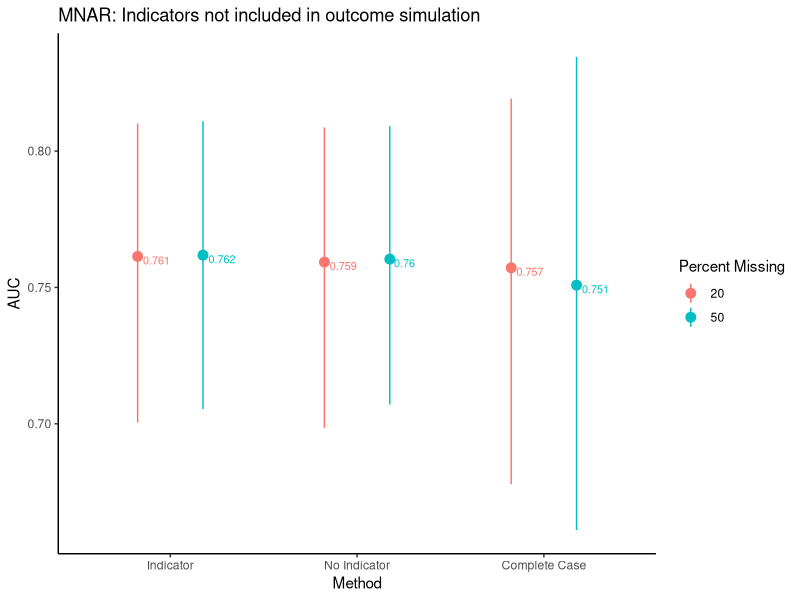
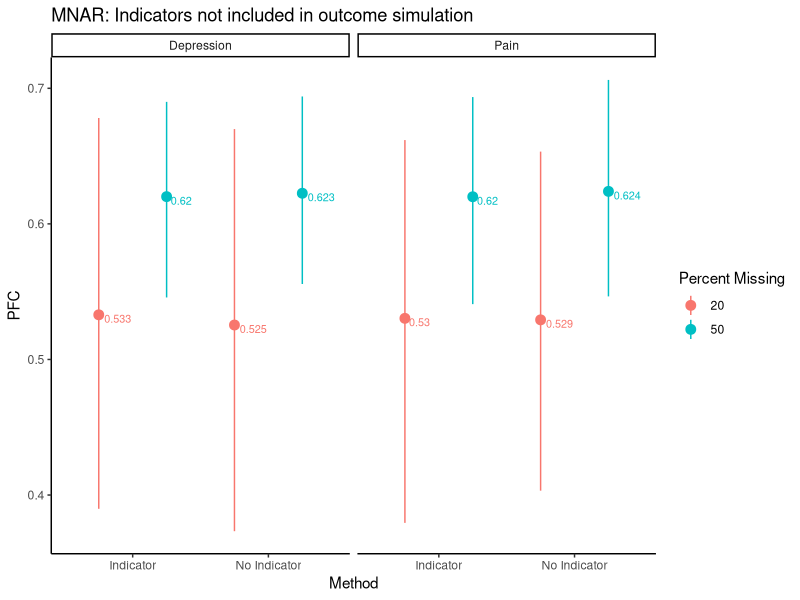
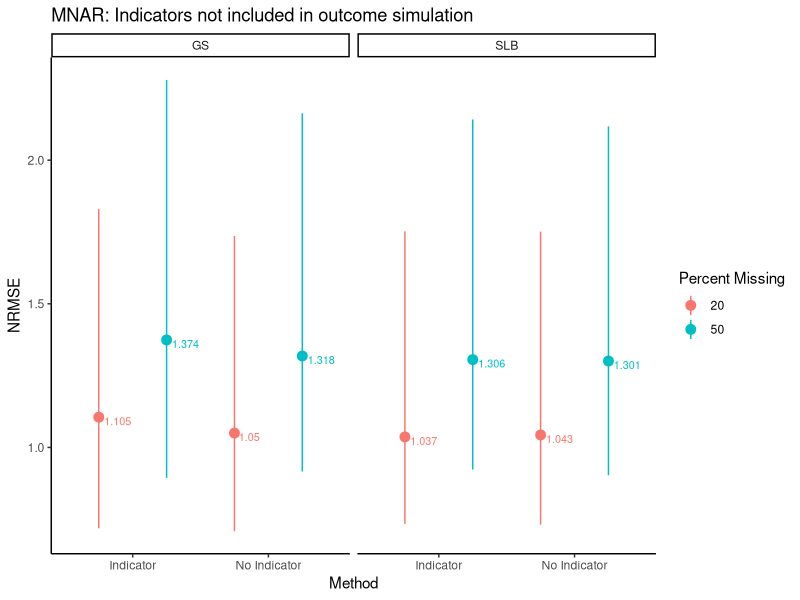

These charts were generated, in order, by the following R code: (Note: this script raises an error after producing the figures.)
#--------------------------------------------------------------#
#### Results script
#--------------------------------------------------------------#

library(tidyverse)
library(tidyr)
library(dplyr)
library(gridExtra)
library(ggpubr)

setwd( "C:/Users/mehrig/OneDrive - Wake Forest Baptist Health/Missing data paper files/Results")

############# MNAR v2 ######################

# reading in data from simulation
data20 <- read.csv("MNAR v2 20.csv")
data50 <- read.csv("MNAR v2 50.csv")

mean(data20$Miss.Overall)
sd(data20$Miss.Overall)
mean(data50$Miss.Overall)
sd(data50$Miss.Overall)

table(data20$Sing.CCA)
table(data20$Sing.Ind)
table(data20$Sing.Noind)

# AUC plot

# 20 percent data prep

data_auc20 <- data20 %>% select(10:12) # selecting columns with AUC information

# reshaping data
data_long_auc20 <- gather(data_auc20, method, auc, AUC.Ind:AUC.CCA, factor_key = TRUE)

# creates new data set with mean AUC for each method along with lower and upper bound of
# confidence intervals
data_sum_auc20 <- data_long_auc20 %>%
  group_by(method) %>%
  summarize(
    auc_mean = mean(auc), LB = quantile(auc, probs = 0.025), UB = quantile(auc, probs = 0.975)
  ) %>% mutate(perc_miss = 20)

# renaming factor levels of method for plot
levels(data_sum_auc20$method)[levels(data_sum_auc20$method) == "AUC.Ind"] <-
  "Indicator"
levels(data_sum_auc20$method)[levels(data_sum_auc20$method) == "AUC.No.Ind"] <-
  "No Indicator"
levels(data_sum_auc20$method)[levels(data_sum_auc20$method) == "AUC.CCA"] <-
  "Complete Case"

# 50 percent data prep


data_auc50 <- data50 %>% select(10:12) # selecting columns with AUC information

# reshaping data
data_long_auc50 <- gather(data_auc50, method, auc, AUC.Ind:AUC.CCA, factor_key = TRUE)

# creates new data set with mean AUC for each method along with lower and upper bound of
# confidence intervals
data_sum_auc50 <- data_long_auc50 %>%
  group_by(method) %>%
  summarize(
    auc_mean = mean(auc), LB = quantile(auc, probs = 0.025), UB = quantile(auc, probs = 0.975)
  ) %>% mutate(perc_miss = 50)

# renaming factor levels of method for plot
levels(data_sum_auc50$method)[levels(data_sum_auc50$method) == "AUC.Ind"] <-
  "Indicator"
levels(data_sum_auc50$method)[levels(data_sum_auc50$method) == "AUC.No.Ind"] <-
  "No Indicator"
levels(data_sum_auc50$method)[levels(data_sum_auc50$method) == "AUC.CCA"] <-
  "Complete Case"


# merge 20 and 50

data_sum_auc = rbind.data.frame(data_sum_auc50, data_sum_auc20)

pd <- position_dodge(.7)

# making plot
plot_auc_MNAR_v2 <- ggplot(data_sum_auc, aes(
  x = method, y = auc_mean, color = as.factor(perc_miss),
)) +
  geom_point(size = 3, position = pd) +
  geom_linerange(aes(ymin = LB, ymax = UB), position = pd) +
  geom_text(aes(label = round(auc_mean, 3)), vjust = 1, hjust = -0.2, show.legend = FALSE,
            position = pd, size = 2.75) +
  ylab("AUC") +
  xlab("Method") +
  ggtitle("MNAR: Indicators not included in outcome simulation") +
  theme_classic() +
  scale_color_discrete(name = "Percent Missing")

plot_auc_MNAR_v2

pd <- position_dodge(1)

#--------------------------------------------------------------#

# PFC plot

# 20

data_pfc20 <- data20 %>% select(2:3, 6:7) # selecting columns with PFC

# reshaping data
data_long_pfc20 <- gather(data_pfc20, method, pfc,
                        PFC.Pain.Med.Ind:PFC.Dep.Med.No.Ind,
                        factor_key = TRUE
) # still not in right form for plot

# reshaping again so data is in ideal shape for plot
Method <- c(rep("Indicator", 100), rep("No Indicator", 100))
Med_type <- c(
  rep("Pain", 50), rep("Depression", 50),
  rep("Pain", 50), rep("Depression", 50)
)
data_long_pfc20 <- cbind.data.frame(Method, Med_type, data_long_pfc20) %>%
  select(-method)

# creates new data set with mean pfc, lower bound, and upper bound for each combination of
# medication and method
data_sum_pfc20 <- data_long_pfc20 %>%
  group_by(Method, Med_type) %>%
  summarize(
    pfc_mean = mean(pfc), LB = quantile(pfc, probs = 0.025), UB = quantile(pfc, probs = 0.975)
  ) %>% mutate(perc_miss = 20)

# 50

data_pfc50 <- data50 %>% select(2:3, 6:7) # selecting columns with PFC

# reshaping data
data_long_pfc50 <- gather(data_pfc50, method, pfc,
                          PFC.Pain.Med.Ind:PFC.Dep.Med.No.Ind,
                          factor_key = TRUE
) 
# still not in right form for plot

# reshaping again so data is in ideal shape for plot
Method <- c(rep("Indicator", 100), rep("No Indicator", 100))
Med_type <- c(
  rep("Pain", 50), rep("Depression", 50),
  rep("Pain", 50), rep("Depression", 50)
)
data_long_pfc50 <- cbind.data.frame(Method, Med_type, data_long_pfc50) %>%
  select(-method)

# creates new data set with mean pfc, lower bound, and upper bound for each combination of
# medication and method
data_sum_pfc50 <- data_long_pfc50 %>%
  group_by(Method, Med_type) %>%
  summarize(
    pfc_mean = mean(pfc), LB = quantile(pfc, probs = 0.025), UB = quantile(pfc, probs = 0.975)
  ) %>% mutate(perc_miss = 50)

# merge

data_sum_pfc = rbind.data.frame(data_sum_pfc50, data_sum_pfc20)

# creates plot
plot_pfc_MNAR_v2 <- ggplot(data_sum_pfc, aes(
  x = Method, y = pfc_mean, color = as.factor(perc_miss),
)) +
  geom_point(size = 3, position = pd) +
  geom_linerange(aes(ymin = LB, ymax = UB), position = pd) +
  geom_text(aes(label = round(pfc_mean, 3)), vjust = 1, hjust = -0.2, show.legend = FALSE,
            position = pd, size = 2.75) +
  ylab("PFC") +
  xlab("Method") +
  ggtitle("MNAR: Indicators not included in outcome simulation") +
  theme_classic() +
  scale_color_discrete(name = "Percent Missing") +
  facet_wrap(~Med_type)

plot_pfc_MNAR_v2

#--------------------------------------------------------------#

# NRMSE plot

# 20

data_nrmse20 <- data20 %>% select(4:5, 8:9) # selecting columns with NRMSE

# similar to with PFC - reshapes data
data_long_nrmse20 <- gather(data_nrmse20, method, nrmse,
                          NRMSE.GS.Ind:NRMSE.SLB.No.Ind,
                          factor_key = TRUE
)
Method <- c(rep("Indicator", 100), rep("No Indicator", 100))
Measure <- c(
  rep("GS", 50), rep("SLB", 50),
  rep("GS", 50), rep("SLB", 50)
)
data_long_nrmse20 <- cbind.data.frame(Method, Measure, data_long_nrmse20) %>%
  select(-method)

# creates new data set with mean nrmse, lower bound, and upper bound for each combination of
# variable and method
data_sum_nrmse20 <- data_long_nrmse20 %>%
  group_by(Method, Measure) %>%
  summarize(
    nrmse_mean = mean(nrmse), LB = quantile(nrmse, probs = 0.025),
    UB = quantile(nrmse, probs = 0.975)
  ) %>% mutate(perc_miss = 20)

# 50

data_nrmse50 <- data50 %>% select(4:5, 8:9) # selecting columns with NRMSE

# similar to with PFC - reshapes data
data_long_nrmse50 <- gather(data_nrmse50, method, nrmse,
                            NRMSE.GS.Ind:NRMSE.SLB.No.Ind,
                            factor_key = TRUE
)
Method <- c(rep("Indicator", 100), rep("No Indicator", 100))
Measure <- c(
  rep("GS", 50), rep("SLB", 50),
  rep("GS", 50), rep("SLB", 50)
)
data_long_nrmse50 <- cbind.data.frame(Method, Measure, data_long_nrmse50) %>%
  select(-method)

# creates new data set with mean nrmse, lower bound, and upper bound for each combination of
# variable and method
data_sum_nrmse50 <- data_long_nrmse50 %>%
  group_by(Method, Measure) %>%
  summarize(
    nrmse_mean = mean(nrmse), LB = quantile(nrmse, probs = 0.025),
    UB = quantile(nrmse, probs = 0.975)
  ) %>% mutate(perc_miss = 50)

# merge data

data_sum_nrmse = rbind.data.frame(data_sum_nrmse50, data_sum_nrmse20)

# creates plot
plot_nrmse_MNAR_v2 <- ggplot(data_sum_nrmse, aes(
  x = Method, y = nrmse_mean, color = as.factor(perc_miss),
)) +
  geom_point(size = 3, position = pd) +
  geom_linerange(aes(ymin = LB, ymax = UB), position = pd) +
  geom_text(aes(label = round(nrmse_mean, 3)), vjust = 1, 
            hjust = -0.2, show.legend = FALSE, position = pd, size = 2.75) +
  ylab("NRMSE") +
  xlab("Method") +
  ggtitle("MNAR: Indicators not included in outcome simulation") +
  theme_classic() +
  scale_color_discrete(name = "Percent Missing") +
  facet_wrap(~Measure)

plot_nrmse_MNAR_v2

data_sum_nrmse <- data_sum_nrmse[, c(1,2,6,3,4,5)]
data_sum_nrmse$nrmse_mean = round(data_sum_nrmse$nrmse_mean, 3)
data_sum_nrmse$LB = round(data_sum_nrmse$LB, 3)
data_sum_nrmse$UB = round(data_sum_nrmse$UB, 3)
colnames(data_sum_nrmse) = c("Method", "Measure", "Missing Percentage", 
                             "NRMSE Mean", "2.5th Quantile", "97.5th Quantile")
MNARv2_tab = flextable(data_sum_nrmse) %>% 
  autofit() %>% bold(part = "header") %>% set_caption(caption = "MNAR v2")

################## MNAR v3 #########################

# reading in data from simulation
data20 <- read.csv("MNAR v3 20.csv")
data50 <- read.csv("MNAR v3 50.csv")

mean(data20$Miss.Overall)
sd(data20$Miss.Overall)
mean(data50$Miss.Overall)
sd(data50$Miss.Overall)

table(data20$Sing.CCA)
table(data20$Sing.Ind)
table(data20$Sing.Noind)

# AUC plot

# 20 percent data prep

data_auc20 <- data20 %>% select(10:12) # selecting columns with AUC information

# reshaping data
data_long_auc20 <- gather(data_auc20, method, auc, AUC.Ind:AUC.CCA, factor_key = TRUE)

# creates new data set with mean AUC for each method along with lower and upper bound of
# confidence intervals
data_sum_auc20 <- data_long_auc20 %>%
  group_by(method) %>%
  summarize(
    auc_mean = mean(auc), LB = quantile(auc, probs = 0.025), UB = quantile(auc, probs = 0.975)
  ) %>% mutate(perc_miss = 20)

# renaming factor levels of method for plot
levels(data_sum_auc20$method)[levels(data_sum_auc20$method) == "AUC.Ind"] <-
  "Indicator"
levels(data_sum_auc20$method)[levels(data_sum_auc20$method) == "AUC.No.Ind"] <-
  "No Indicator"
levels(data_sum_auc20$method)[levels(data_sum_auc20$method) == "AUC.CCA"] <-
  "Complete Case"

# 50 percent data prep


data_auc50 <- data50 %>% select(10:12) # selecting columns with AUC information

# reshaping data
data_long_auc50 <- gather(data_auc50, method, auc, AUC.Ind:AUC.CCA, factor_key = TRUE)

# creates new data set with mean AUC for each method along with lower and upper bound of
# confidence intervals
data_sum_auc50 <- data_long_auc50 %>%
  group_by(method) %>%
  summarize(
    auc_mean = mean(auc), LB = quantile(auc, probs = 0.025), UB = quantile(auc, probs = 0.975)
  ) %>% mutate(perc_miss = 50)

# renaming factor levels of method for plot
levels(data_sum_auc50$method)[levels(data_sum_auc50$method) == "AUC.Ind"] <-
  "Indicator"
levels(data_sum_auc50$method)[levels(data_sum_auc50$method) == "AUC.No.Ind"] <-
  "No Indicator"
levels(data_sum_auc50$method)[levels(data_sum_auc50$method) == "AUC.CCA"] <-
  "Complete Case"


# merge 20 and 50

data_sum_auc = rbind.data.frame(data_sum_auc50, data_sum_auc20)

pd <- position_dodge(.7)

# making plot
plot_auc_MNAR_v3 <- ggplot(data_sum_auc, aes(
  x = method, y = auc_mean, color = as.factor(perc_miss),
)) +
  geom_point(size = 3, position = pd) +
  geom_linerange(aes(ymin = LB, ymax = UB), position = pd) +
  geom_text(aes(label = round(auc_mean, 3)), vjust = 1, hjust = -0.2, show.legend = FALSE,
            position = pd, size = 2.75) +
  ylab("AUC") +
  xlab("Method") +
  ggtitle("MNAR: Indicators included in outcome simulation") +
  theme_classic() +
  scale_color_discrete(name = "Percent Missing")

plot_auc_MNAR_v3

pd <- position_dodge(1)
#--------------------------------------------------------------#

# PFC plot

# 20

data_pfc20 <- data20 %>% select(2:3, 6:7) # selecting columns with PFC

# reshaping data
data_long_pfc20 <- gather(data_pfc20, method, pfc,
                          PFC.Pain.Med.Ind:PFC.Dep.Med.No.Ind,
                          factor_key = TRUE
) # still not in right form for plot

# reshaping again so data is in ideal shape for plot
Method <- c(rep("Indicator", 100), rep("No Indicator", 100))
Med_type <- c(
  rep("Pain", 50), rep("Depression", 50),
  rep("Pain", 50), rep("Depression", 50)
)
data_long_pfc20 <- cbind.data.frame(Method, Med_type, data_long_pfc20) %>%
  select(-method)

# creates new data set with mean pfc, lower bound, and upper bound for each combination of
# medication and method
data_sum_pfc20 <- data_long_pfc20 %>%
  group_by(Method, Med_type) %>%
  summarize(
    pfc_mean = mean(pfc), LB = quantile(pfc, probs = 0.025), UB = quantile(pfc, probs = 0.975)
  ) %>% mutate(perc_miss = 20)

# 50

data_pfc50 <- data50 %>% select(2:3, 6:7) # selecting columns with PFC

# reshaping data
data_long_pfc50 <- gather(data_pfc50, method, pfc,
                          PFC.Pain.Med.Ind:PFC.Dep.Med.No.Ind,
                          factor_key = TRUE
) 
# still not in right form for plot

# reshaping again so data is in ideal shape for plot
Method <- c(rep("Indicator", 100), rep("No Indicator", 100))
Med_type <- c(
  rep("Pain", 50), rep("Depression", 50),
  rep("Pain", 50), rep("Depression", 50)
)
data_long_pfc50 <- cbind.data.frame(Method, Med_type, data_long_pfc50) %>%
  select(-method)

# creates new data set with mean pfc, lower bound, and upper bound for each combination of
# medication and method
data_sum_pfc50 <- data_long_pfc50 %>%
  group_by(Method, Med_type) %>%
  summarize(
    pfc_mean = mean(pfc), LB = quantile(pfc, probs = 0.025), UB = quantile(pfc, probs = 0.975)
  ) %>% mutate(perc_miss = 50)

# merge

data_sum_pfc = rbind.data.frame(data_sum_pfc50, data_sum_pfc20)

# creates plot
plot_pfc_MNAR_v3 <- ggplot(data_sum_pfc, aes(
  x = Method, y = pfc_mean, color = as.factor(perc_miss),
)) +
  geom_point(size = 3, position = pd) +
  geom_linerange(aes(ymin = LB, ymax = UB), position = pd) +
  geom_text(aes(label = round(pfc_mean, 3)), vjust = 1, hjust = -0.2, show.legend = FALSE,
            position = pd, size = 2.75) +
  ylab("PFC") +
  xlab("Method") +
  ggtitle("MNAR: Indicators included in outcome simulation") +
  theme_classic() +
  scale_color_discrete(name = "Percent Missing") +
  facet_wrap(~Med_type)

plot_pfc_MNAR_v3

#--------------------------------------------------------------#

# NRMSE plot

# 20

data_nrmse20 <- data20 %>% select(4:5, 8:9) # selecting columns with NRMSE

# similar to with PFC - reshapes data
data_long_nrmse20 <- gather(data_nrmse20, method, nrmse,
                            NRMSE.GS.Ind:NRMSE.SLB.No.Ind,
                            factor_key = TRUE
)
Method <- c(rep("Indicator", 100), rep("No Indicator", 100))
Measure <- c(
  rep("GS", 50), rep("SLB", 50),
  rep("GS", 50), rep("SLB", 50)
)
data_long_nrmse20 <- cbind.data.frame(Method, Measure, data_long_nrmse20) %>%
  select(-method)

# creates new data set with mean nrmse, lower bound, and upper bound for each combination of
# variable and method
data_sum_nrmse20 <- data_long_nrmse20 %>%
  group_by(Method, Measure) %>%
  summarize(
    nrmse_mean = mean(nrmse), LB = quantile(nrmse, probs = 0.025),
    UB = quantile(nrmse, probs = 0.975)
  ) %>% mutate(perc_miss = 20)

# 50

data_nrmse50 <- data50 %>% select(4:5, 8:9) # selecting columns with NRMSE

# similar to with PFC - reshapes data
data_long_nrmse50 <- gather(data_nrmse50, method, nrmse,
                            NRMSE.GS.Ind:NRMSE.SLB.No.Ind,
                            factor_key = TRUE
)
Method <- c(rep("Indicator", 100), rep("No Indicator", 100))
Measure <- c(
  rep("GS", 50), rep("SLB", 50),
  rep("GS", 50), rep("SLB", 50)
)
data_long_nrmse50 <- cbind.data.frame(Method, Measure, data_long_nrmse50) %>%
  select(-method)

# creates new data set with mean nrmse, lower bound, and upper bound for each combination of
# variable and method
data_sum_nrmse50 <- data_long_nrmse50 %>%
  group_by(Method, Measure) %>%
  summarize(
    nrmse_mean = mean(nrmse), LB = quantile(nrmse, probs = 0.025),
    UB = quantile(nrmse, probs = 0.975)
  ) %>% mutate(perc_miss = 50)

# merge data

data_sum_nrmse = rbind.data.frame(data_sum_nrmse50, data_sum_nrmse20)

# creates plot
plot_nrmse_MNAR_v3 <- ggplot(data_sum_nrmse, aes(
  x = Method, y = nrmse_mean, color = as.factor(perc_miss),
)) +
  geom_point(size = 3, position = pd) +
  geom_linerange(aes(ymin = LB, ymax = UB), position = pd) +
  geom_text(aes(label = round(nrmse_mean, 3)), vjust = 1, 
            hjust = -0.2, show.legend = FALSE, position = pd, size = 2.75) +
  ylab("NRMSE") +
  xlab("Method") +
  ggtitle("MNAR: Indicators included in outcome simulation") +
  theme_classic() +
  scale_color_discrete(name = "Percent Missing") +
  facet_wrap(~Measure)

plot_nrmse_MNAR_v3

################ MAR v2 ########################

# reading in data from simulation
data20 <- read.csv("MAR v2 20.csv")
data50 <- read.csv("MAR v2 50.csv")

mean(data20$Miss.Overall)
sd(data20$Miss.Overall)
mean(data50$Miss.Overall)
sd(data50$Miss.Overall)

table(data20$Sing.CCA)
table(data20$Sing.Ind)
table(data20$Sing.Noind)

# AUC plot

# 20 percent data prep

data_auc20 <- data20 %>% select(10:12) # selecting columns with AUC information

# reshaping data
data_long_auc20 <- gather(data_auc20, method, auc, AUC.Ind:AUC.CCA, factor_key = TRUE)

# creates new data set with mean AUC for each method along with lower and upper bound of
# confidence intervals
data_sum_auc20 <- data_long_auc20 %>%
  group_by(method) %>%
  summarize(
    auc_mean = mean(auc), LB = quantile(auc, probs = 0.025), UB = quantile(auc, probs = 0.975)
  ) %>% mutate(perc_miss = 20)

# renaming factor levels of method for plot
levels(data_sum_auc20$method)[levels(data_sum_auc20$method) == "AUC.Ind"] <-
  "Indicator"
levels(data_sum_auc20$method)[levels(data_sum_auc20$method) == "AUC.No.Ind"] <-
  "No Indicator"
levels(data_sum_auc20$method)[levels(data_sum_auc20$method) == "AUC.CCA"] <-
  "Complete Case"

# 50 percent data prep


data_auc50 <- data50 %>% select(10:12) # selecting columns with AUC information

# reshaping data
data_long_auc50 <- gather(data_auc50, method, auc, AUC.Ind:AUC.CCA, factor_key = TRUE)

# creates new data set with mean AUC for each method along with lower and upper bound of
# confidence intervals
data_sum_auc50 <- data_long_auc50 %>%
  group_by(method) %>%
  summarize(
    auc_mean = mean(auc), LB = quantile(auc, probs = 0.025), UB = quantile(auc, probs = 0.975)
  ) %>% mutate(perc_miss = 50)

# renaming factor levels of method for plot
levels(data_sum_auc50$method)[levels(data_sum_auc50$method) == "AUC.Ind"] <-
  "Indicator"
levels(data_sum_auc50$method)[levels(data_sum_auc50$method) == "AUC.No.Ind"] <-
  "No Indicator"
levels(data_sum_auc50$method)[levels(data_sum_auc50$method) == "AUC.CCA"] <-
  "Complete Case"


# merge 20 and 50

data_sum_auc = rbind.data.frame(data_sum_auc50, data_sum_auc20)

pd <- position_dodge(.7)

# making plot
plot_auc_MAR_v2 <- ggplot(data_sum_auc, aes(
  x = method, y = auc_mean, color = as.factor(perc_miss),
)) +
  geom_point(size = 3, position = pd) +
  geom_linerange(aes(ymin = LB, ymax = UB), position = pd) +
  geom_text(aes(label = round(auc_mean, 3)), vjust = 1, hjust = -0.2, show.legend = FALSE,
            position = pd, size = 2.75) +
  ylab("AUC") +
  xlab("Method") +
  ggtitle("MAR: Indicators not included in outcome simulation") +
  theme_classic() +
  scale_color_discrete(name = "Percent Missing")

plot_auc_MAR_v2

pd <- position_dodge(1)
#--------------------------------------------------------------#

# PFC plot

# 20

data_pfc20 <- data20 %>% select(2:3, 6:7) # selecting columns with PFC

# reshaping data
data_long_pfc20 <- gather(data_pfc20, method, pfc,
                          PFC.Pain.Med.Ind:PFC.Dep.Med.No.Ind,
                          factor_key = TRUE
) # still not in right form for plot

# reshaping again so data is in ideal shape for plot
Method <- c(rep("Indicator", 100), rep("No Indicator", 100))
Med_type <- c(
  rep("Pain", 50), rep("Depression", 50),
  rep("Pain", 50), rep("Depression", 50)
)
data_long_pfc20 <- cbind.data.frame(Method, Med_type, data_long_pfc20) %>%
  select(-method)

# creates new data set with mean pfc, lower bound, and upper bound for each combination of
# medication and method
data_sum_pfc20 <- data_long_pfc20 %>%
  group_by(Method, Med_type) %>%
  summarize(
    pfc_mean = mean(pfc), LB = quantile(pfc, probs = 0.025), UB = quantile(pfc, probs = 0.975)
  ) %>% mutate(perc_miss = 20)

# 50

data_pfc50 <- data50 %>% select(2:3, 6:7) # selecting columns with PFC

# reshaping data
data_long_pfc50 <- gather(data_pfc50, method, pfc,
                          PFC.Pain.Med.Ind:PFC.Dep.Med.No.Ind,
                          factor_key = TRUE
) 
# still not in right form for plot

# reshaping again so data is in ideal shape for plot
Method <- c(rep("Indicator", 100), rep("No Indicator", 100))
Med_type <- c(
  rep("Pain", 50), rep("Depression", 50),
  rep("Pain", 50), rep("Depression", 50)
)
data_long_pfc50 <- cbind.data.frame(Method, Med_type, data_long_pfc50) %>%
  select(-method)

# creates new data set with mean pfc, lower bound, and upper bound for each combination of
# medication and method
data_sum_pfc50 <- data_long_pfc50 %>%
  group_by(Method, Med_type) %>%
  summarize(
    pfc_mean = mean(pfc), LB = quantile(pfc, probs = 0.025), UB = quantile(pfc, probs = 0.975)
  ) %>% mutate(perc_miss = 50)

# merge

data_sum_pfc = rbind.data.frame(data_sum_pfc50, data_sum_pfc20)

# creates plot
plot_pfc_MAR_v2 <- ggplot(data_sum_pfc, aes(
  x = Method, y = pfc_mean, color = as.factor(perc_miss),
)) +
  geom_point(size = 3, position = pd) +
  geom_linerange(aes(ymin = LB, ymax = UB), position = pd) +
  geom_text(aes(label = round(pfc_mean, 3)), vjust = 1, hjust = -0.2, show.legend = FALSE,
            position = pd, size = 2.75) +
  ylab("PFC") +
  xlab("Method") +
  ggtitle("MAR: Indicators not included in outcome simulation") +
  theme_classic() +
  scale_color_discrete(name = "Percent Missing") +
  facet_wrap(~Med_type)

plot_pfc_MAR_v2

#--------------------------------------------------------------#

# NRMSE plot

# 20

data_nrmse20 <- data20 %>% select(4:5, 8:9) # selecting columns with NRMSE

# similar to with PFC - reshapes data
data_long_nrmse20 <- gather(data_nrmse20, method, nrmse,
                            NRMSE.GS.Ind:NRMSE.SLB.No.Ind,
                            factor_key = TRUE
)
Method <- c(rep("Indicator", 100), rep("No Indicator", 100))
Measure <- c(
  rep("GS", 50), rep("SLB", 50),
  rep("GS", 50), rep("SLB", 50)
)
data_long_nrmse20 <- cbind.data.frame(Method, Measure, data_long_nrmse20) %>%
  select(-method)

# creates new data set with mean nrmse, lower bound, and upper bound for each combination of
# variable and method
data_sum_nrmse20 <- data_long_nrmse20 %>%
  group_by(Method, Measure) %>%
  summarize(
    nrmse_mean = mean(nrmse), LB = quantile(nrmse, probs = 0.025),
    UB = quantile(nrmse, probs = 0.975)
  ) %>% mutate(perc_miss = 20)

# 50

data_nrmse50 <- data50 %>% select(4:5, 8:9) # selecting columns with NRMSE

# similar to with PFC - reshapes data
data_long_nrmse50 <- gather(data_nrmse50, method, nrmse,
                            NRMSE.GS.Ind:NRMSE.SLB.No.Ind,
                            factor_key = TRUE
)
Method <- c(rep("Indicator", 100), rep("No Indicator", 100))
Measure <- c(
  rep("GS", 50), rep("SLB", 50),
  rep("GS", 50), rep("SLB", 50)
)
data_long_nrmse50 <- cbind.data.frame(Method, Measure, data_long_nrmse50) %>%
  select(-method)

# creates new data set with mean nrmse, lower bound, and upper bound for each combination of
# variable and method
data_sum_nrmse50 <- data_long_nrmse50 %>%
  group_by(Method, Measure) %>%
  summarize(
    nrmse_mean = mean(nrmse), LB = quantile(nrmse, probs = 0.025),
    UB = quantile(nrmse, probs = 0.975)
  ) %>% mutate(perc_miss = 50)

# merge data

data_sum_nrmse = rbind.data.frame(data_sum_nrmse50, data_sum_nrmse20)

# creates plot
plot_nrmse_MAR_v2 <- ggplot(data_sum_nrmse, aes(
  x = Method, y = nrmse_mean, color = as.factor(perc_miss),
)) +
  geom_point(size = 3, position = pd) +
  geom_linerange(aes(ymin = LB, ymax = UB), position = pd) +
  geom_text(aes(label = round(nrmse_mean, 3)), vjust = 1, 
            hjust = -0.2, show.legend = FALSE, position = pd, size = 2.75) +
  ylab("NRMSE") +
  xlab("Method") +
  ggtitle("MAR: Indicators not included in outcome simulation") +
  theme_classic() +
  scale_color_discrete(name = "Percent Missing") +
  facet_wrap(~Measure)

plot_nrmse_MAR_v2


############### MAR v3 #######################

# reading in data from simulation
data20 <- read.csv("MAR v3 20.csv")
data50 <- read.csv("MAR v3 50.csv")

mean(data20$Miss.Overall)
sd(data20$Miss.Overall)
mean(data50$Miss.Overall)
sd(data50$Miss.Overall)

table(data20$Sing.CCA)
table(data20$Sing.Ind)
table(data20$Sing.Noind)

# AUC plot

# 20 percent data prep

data_auc20 <- data20 %>% select(10:12) # selecting columns with AUC information

# reshaping data
data_long_auc20 <- gather(data_auc20, method, auc, AUC.Ind:AUC.CCA, factor_key = TRUE)

# creates new data set with mean AUC for each method along with lower and upper bound of
# confidence intervals
data_sum_auc20 <- data_long_auc20 %>%
  group_by(method) %>%
  summarize(
    auc_mean = mean(auc), LB = quantile(auc, probs = 0.025), UB = quantile(auc, probs = 0.975)
  ) %>% mutate(perc_miss = 20)

# renaming factor levels of method for plot
levels(data_sum_auc20$method)[levels(data_sum_auc20$method) == "AUC.Ind"] <-
  "Indicator"
levels(data_sum_auc20$method)[levels(data_sum_auc20$method) == "AUC.No.Ind"] <-
  "No Indicator"
levels(data_sum_auc20$method)[levels(data_sum_auc20$method) == "AUC.CCA"] <-
  "Complete Case"

# 50 percent data prep


data_auc50 <- data50 %>% select(10:12) # selecting columns with AUC information

# reshaping data
data_long_auc50 <- gather(data_auc50, method, auc, AUC.Ind:AUC.CCA, factor_key = TRUE)

# creates new data set with mean AUC for each method along with lower and upper bound of
# confidence intervals
data_sum_auc50 <- data_long_auc50 %>%
  group_by(method) %>%
  summarize(
    auc_mean = mean(auc), LB = quantile(auc, probs = 0.025), UB = quantile(auc, probs = 0.975)
  ) %>% mutate(perc_miss = 50)

# renaming factor levels of method for plot
levels(data_sum_auc50$method)[levels(data_sum_auc50$method) == "AUC.Ind"] <-
  "Indicator"
levels(data_sum_auc50$method)[levels(data_sum_auc50$method) == "AUC.No.Ind"] <-
  "No Indicator"
levels(data_sum_auc50$method)[levels(data_sum_auc50$method) == "AUC.CCA"] <-
  "Complete Case"


# merge 20 and 50

data_sum_auc = rbind.data.frame(data_sum_auc50, data_sum_auc20)

pd <- position_dodge(0.7)

# making plot
plot_auc_MAR_v3 <- ggplot(data_sum_auc, aes(
  x = method, y = auc_mean, color = as.factor(perc_miss),
)) +
  geom_point(size = 3, position = pd) +
  geom_linerange(aes(ymin = LB, ymax = UB), position = pd) +
  geom_text(aes(label = round(auc_mean, 3)), vjust = 1, hjust = -0.2, show.legend = FALSE,
            position = pd, size = 2.75) +
  ylab("AUC") +
  xlab("Method") +
  ggtitle("MAR: Indicators included in outcome simulation") +
  theme_classic() +
  scale_color_discrete(name = "Percent Missing")

plot_auc_MAR_v3

pd <- position_dodge(1)

#--------------------------------------------------------------#

# PFC plot

# 20

data_pfc20 <- data20 %>% select(2:3, 6:7) # selecting columns with PFC

# reshaping data
data_long_pfc20 <- gather(data_pfc20, method, pfc,
                          PFC.Pain.Med.Ind:PFC.Dep.Med.No.Ind,
                          factor_key = TRUE
) # still not in right form for plot

# reshaping again so data is in ideal shape for plot
Method <- c(rep("Indicator", 100), rep("No Indicator", 100))
Med_type <- c(
  rep("Pain", 50), rep("Depression", 50),
  rep("Pain", 50), rep("Depression", 50)
)
data_long_pfc20 <- cbind.data.frame(Method, Med_type, data_long_pfc20) %>%
  select(-method)

# creates new data set with mean pfc, lower bound, and upper bound for each combination of
# medication and method
data_sum_pfc20 <- data_long_pfc20 %>%
  group_by(Method, Med_type) %>%
  summarize(
    pfc_mean = mean(pfc), LB = quantile(pfc, probs = 0.025), UB = quantile(pfc, probs = 0.975)
  ) %>% mutate(perc_miss = 20)

# 50

data_pfc50 <- data50 %>% select(2:3, 6:7) # selecting columns with PFC

# reshaping data
data_long_pfc50 <- gather(data_pfc50, method, pfc,
                          PFC.Pain.Med.Ind:PFC.Dep.Med.No.Ind,
                          factor_key = TRUE
) 
# still not in right form for plot

# reshaping again so data is in ideal shape for plot
Method <- c(rep("Indicator", 100), rep("No Indicator", 100))
Med_type <- c(
  rep("Pain", 50), rep("Depression", 50),
  rep("Pain", 50), rep("Depression", 50)
)
data_long_pfc50 <- cbind.data.frame(Method, Med_type, data_long_pfc50) %>%
  select(-method)

# creates new data set with mean pfc, lower bound, and upper bound for each combination of
# medication and method
data_sum_pfc50 <- data_long_pfc50 %>%
  group_by(Method, Med_type) %>%
  summarize(
    pfc_mean = mean(pfc), LB = quantile(pfc, probs = 0.025), UB = quantile(pfc, probs = 0.975)
  ) %>% mutate(perc_miss = 50)

# merge

data_sum_pfc = rbind.data.frame(data_sum_pfc50, data_sum_pfc20)

# creates plot
plot_pfc_MAR_v3 <- ggplot(data_sum_pfc, aes(
  x = Method, y = pfc_mean, color = as.factor(perc_miss),
)) +
  geom_point(size = 3, position = pd) +
  geom_linerange(aes(ymin = LB, ymax = UB), position = pd) +
  geom_text(aes(label = round(pfc_mean, 3)), vjust = 1, hjust = -0.2, show.legend = FALSE,
            position = pd, size = 2.75) +
  ylab("PFC") +
  xlab("Method") +
  ggtitle("MAR: Indicators included in outcome simulation") +
  theme_classic() +
  scale_color_discrete(name = "Percent Missing") +
  facet_wrap(~Med_type)

plot_pfc_MAR_v3

#--------------------------------------------------------------#

# NRMSE plot

# 20

data_nrmse20 <- data20 %>% select(4:5, 8:9) # selecting columns with NRMSE

# similar to with PFC - reshapes data
data_long_nrmse20 <- gather(data_nrmse20, method, nrmse,
                            NRMSE.GS.Ind:NRMSE.SLB.No.Ind,
                            factor_key = TRUE
)
Method <- c(rep("Indicator", 100), rep("No Indicator", 100))
Measure <- c(
  rep("GS", 50), rep("SLB", 50),
  rep("GS", 50), rep("SLB", 50)
)
data_long_nrmse20 <- cbind.data.frame(Method, Measure, data_long_nrmse20) %>%
  select(-method)

# creates new data set with mean nrmse, lower bound, and upper bound for each combination of
# variable and method
data_sum_nrmse20 <- data_long_nrmse20 %>%
  group_by(Method, Measure) %>%
  summarize(
    nrmse_mean = mean(nrmse), LB = quantile(nrmse, probs = 0.025),
    UB = quantile(nrmse, probs = 0.975)
  ) %>% mutate(perc_miss = 20)

# 50

data_nrmse50 <- data50 %>% select(4:5, 8:9) # selecting columns with NRMSE

# similar to with PFC - reshapes data
data_long_nrmse50 <- gather(data_nrmse50, method, nrmse,
                            NRMSE.GS.Ind:NRMSE.SLB.No.Ind,
                            factor_key = TRUE
)
Method <- c(rep("Indicator", 100), rep("No Indicator", 100))
Measure <- c(
  rep("GS", 50), rep("SLB", 50),
  rep("GS", 50), rep("SLB", 50)
)
data_long_nrmse50 <- cbind.data.frame(Method, Measure, data_long_nrmse50) %>%
  select(-method)

# creates new data set with mean nrmse, lower bound, and upper bound for each combination of
# variable and method
data_sum_nrmse50 <- data_long_nrmse50 %>%
  group_by(Method, Measure) %>%
  summarize(
    nrmse_mean = mean(nrmse), LB = quantile(nrmse, probs = 0.025),
    UB = quantile(nrmse, probs = 0.975)
  ) %>% mutate(perc_miss = 50)

# merge data

data_sum_nrmse = rbind.data.frame(data_sum_nrmse50, data_sum_nrmse20)

# creates plot
plot_nrmse_MAR_v3 <- ggplot(data_sum_nrmse, aes(
  x = Method, y = nrmse_mean, color = as.factor(perc_miss),
)) +
  geom_point(size = 3, position = pd) +
  geom_linerange(aes(ymin = LB, ymax = UB), position = pd) +
  geom_text(aes(label = round(nrmse_mean, 3)), vjust = 1, 
            hjust = -0.2, show.legend = FALSE, position = pd, size = 2.75) +
  ylab("NRMSE") +
  xlab("Method") +
  ggtitle("MAR: Indicators included in outcome simulation") +
  theme_classic() +
  scale_color_discrete(name = "Percent Missing") +
  facet_wrap(~Measure)

plot_nrmse_MAR_v3


## AUC plot

tiff("auc_plot_test.tiff", units = "in", width = 10, height = 7, res = 300)
ggarrange(plot_auc_MAR_v2, plot_auc_MAR_v3, plot_auc_MNAR_v2, plot_auc_MNAR_v3, 
          ncol=2, nrow=2, common.legend = TRUE, legend="bottom")
dev.off()

## PFC plot

tiff("auc_pfc_test.tiff", units = "in", width = 10, height = 7, res = 300)
ggarrange(plot_pfc_MAR_v2, plot_pfc_MAR_v3, plot_pfc_MNAR_v2, plot_pfc_MNAR_v3, 
          ncol=2, nrow=2, common.legend = TRUE, legend="bottom")
dev.off()

## NRMSE plot

tiff("auc_nrmse_test.tiff", units = "in", width = 10, height = 7, res = 300)
ggarrange(plot_nrmse_MAR_v2, plot_nrmse_MAR_v3, plot_nrmse_MNAR_v2, plot_nrmse_MNAR_v3, 
          ncol=2, nrow=2, common.legend = TRUE, legend="bottom")
dev.off()